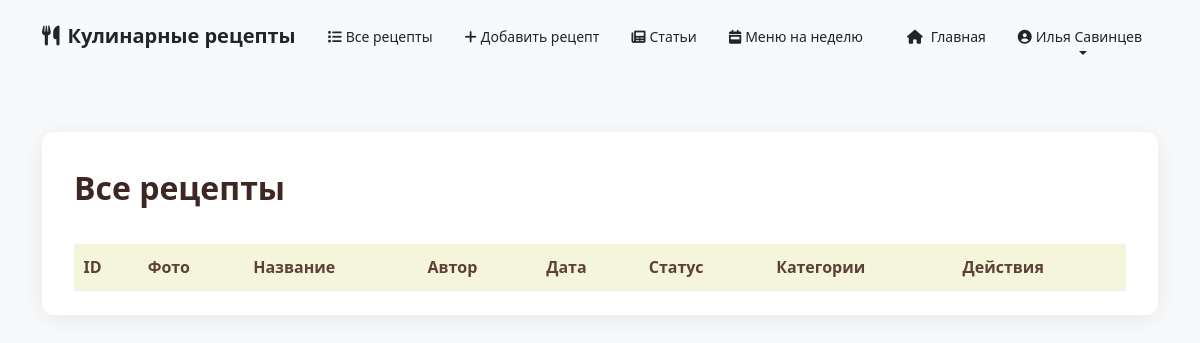
Before: /accounts/admin/recipes-table/ (signed in) with the older database file.
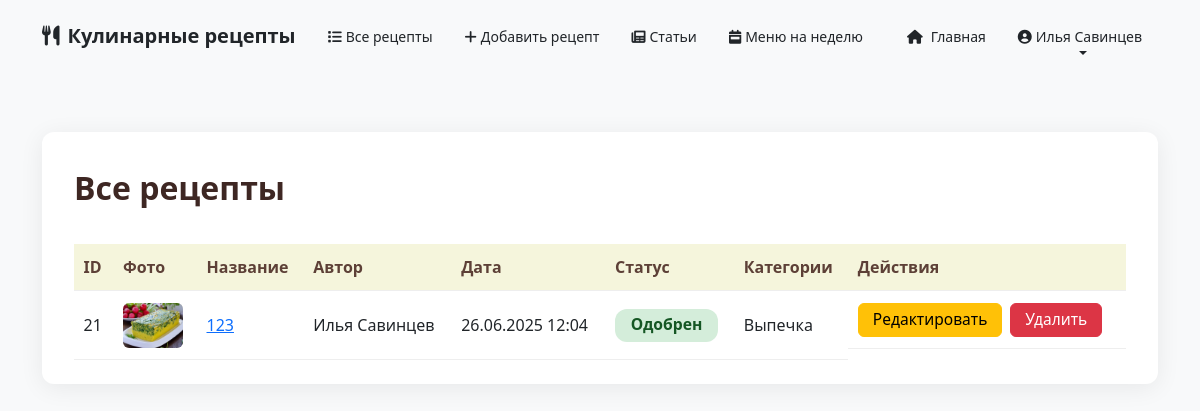
After: the same page with the newer database file.
### accounts/models.py (models this page shows, shortened)
class Recipe(models.Model):
    title = models.CharField(max_length=200)
    description = models.TextField(blank=True)
    ingredients = models.TextField(blank=True)
    instructions = models.TextField()
    created_at = models.DateTimeField(auto_now_add=True)
    updated_at = models.DateTimeField(auto_now=True)
    author = models.ForeignKey(User, on_delete=models.CASCADE, related_name='recipes')
    steps = models.TextField(blank=True)
    prep_time = models.PositiveIntegerField(null=True, blank=True, help_text='Время приготовления в минутах')
    cook_time = models.PositiveIntegerField(null=True, blank=True, help_text='Время готовки в минутах')
    image = models.ImageField(upload_to='recipe_images/', null=True, blank=True)
    MODERATION_STATUS_CHOICES = [
        ('pending', 'На модерации'),
        ('approved', 'Одобрен'),
        ('rejected', 'Отклонён'),
    ]
    moderation_status = models.CharField(max_length=10, choices=MODERATION_STATUS_CHOICES, default='pending')

class User(AbstractBaseUser, PermissionsMixin):
    email = models.EmailField(unique=True)
    first_name = models.CharField(max_length=30, blank=True)
    last_name = models.CharField(max_length=30, blank=True)
    is_staff = models.BooleanField(default=False)
    is_active = models.BooleanField(default=True)
    date_joined = models.DateTimeField(default=timezone.now)
    USERNAME_FIELD = 'email'
    REQUIRED_FIELDS = []
    objects = UserManager()

class Category(models.Model):
    name = models.CharField(max_length=100, unique=True)

### accounts/views.py (the view)
# urls.py: path('admin/recipes-table/', views.admin_recipes_table_view, name='admin_recipes_table'),
@staff_member_required
def admin_recipes_table_view(request):
    recipes = Recipe.objects.select_related('author').prefetch_related('categories').order_by('-created_at')
    return render(request, 'accounts/admin_recipes_table.html', {'recipes': recipes})

### accounts/templates/accounts/admin_recipes_table.html (shortened to what this page needs)
{% extends 'base.html' %}
{% block content %}
<div class="admin-table-container">
    <div class="admin-table-title">Все рецепты</div>
    <div style="overflow-x:auto;">
    <table class="admin-table">
        <thead>
            <tr>
                <th>ID</th>
                <th>Фото</th>
                <th>Название</th>
                <th>Автор</th>
                <th>Дата</th>
                <th>Статус</th>
                <th>Категории</th>
                <th>Действия</th>
            </tr>
        </thead>
        <tbody>
            {% for recipe in recipes %}
            <tr>
                <td>{{ recipe.id }}</td>
                <td>
                    {% if recipe.image %}
                        <img src="{{ recipe.image.url }}" class="admin-table-img" alt="Фото">
                    {% else %}
                        <img src="https://via.placeholder.com/60x45?text=Нет+фото" class="admin-table-img" alt="Нет фото">
                    {% endif %}
                </td>
                <td><a href="{% url 'recipe_detail' recipe.id %}" target="_blank">{{ recipe.title }}</a></td>
                <td>{{ recipe.author.first_name }} {{ recipe.author.last_name }}</td>
                <td>{{ recipe.created_at|date:"d.m.Y H:i" }}</td>
                <td><span class="admin-status {{ recipe.moderation_status }}">
                    {% if recipe.moderation_status == 'approved' %}Одобрен{% endif %}
                </span></td>
                <td>
                    {% for cat in recipe.categories.all %}{{ cat.name }}{% if not forloop.last %}, {% endif %}{% endfor %}
                </td>
                <td class="admin-table-actions">
                    <a href="{% url 'recipe_edit' recipe.id %}" class="btn btn-warning btn-sm">Редактировать</a>
                    <form method="post" action="{% url 'recipe_delete' recipe.id %}" style="display:inline;">
                        <button type="submit" class="btn btn-danger btn-sm" onclick="return confirm('Удалить рецепт?');">Удалить</button>
                    </form>
                </td>
            </tr>
            {% endfor %}
        </tbody>
    </table>
    </div>
</div>
{% endblock %}

Changed rows visible on the page:
added Recipe: id "21", image (picture), title "123", author.first_name "Илья", author.last_name "Савинцев", created_at "26.06.2025 12:04", moderation_status "Одобрен"
now on this page (row unchanged): Category: name "Выпечка"
